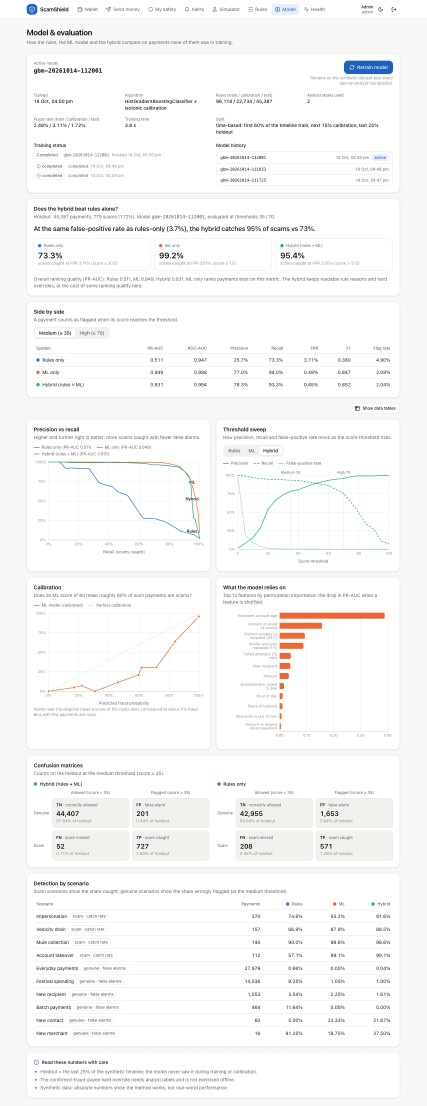
#> input picture docs/screenshots/model-evaluation.png, 1280 x 3318 px, found by its file name (shown at 1/3 size); its folder holds 4 pictures in this run
$ python crop.py
#> lines starting #> are read from the running program, lines starting #| are printed output that depends on the picture
from PIL import Image
src='/Users/vijender/scamshield/docs/screenshots/'
out='fig/'
crops={'model-evaluation':[(0,1200,'model-top'),(1258,2252,'model-charts')],'simulator':[(0,1100,'simulator-top')],'rules':[(0,1300,'rules-top')],'health':[(0,1150,'health-top')]}
for name,cs in crops.items():
    im=Image.open(src+name+'.png')
#> im is the input picture: PIL image 1280x3318 RGB; mean R, G, B 247.8, 247.6, 247
    for a,b,o in cs: im.crop((0,a,im.width,b)).save(out+o+'.png')
#> this loop made 2 passes
#> pass 1, `for a,b,o in cs: im.crop((0,a,im.width,b)).save(out+o+'.png')`:
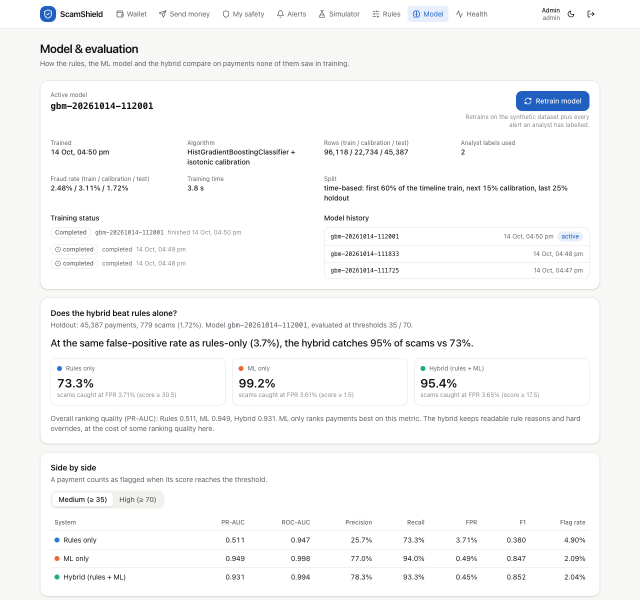
#> saved as model-top.png: PIL image 1280x1200 RGB (shown at 1/2 size); mean R, G, B 246.8, 247.1, 247.1
#> pass 2, `for a,b,o in cs: im.crop((0,a,im.width,b)).save(out+o+'.png')`:
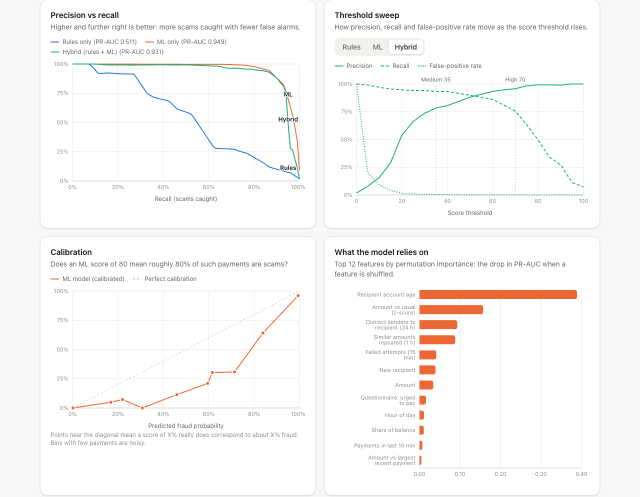
#> saved as model-charts.png: PIL image 1280x994 RGB (shown at 1/2 size); mean R, G, B 249.8, 248.7, 247.6
#> (the run stopped early here; a loop or call above may not have finished)
